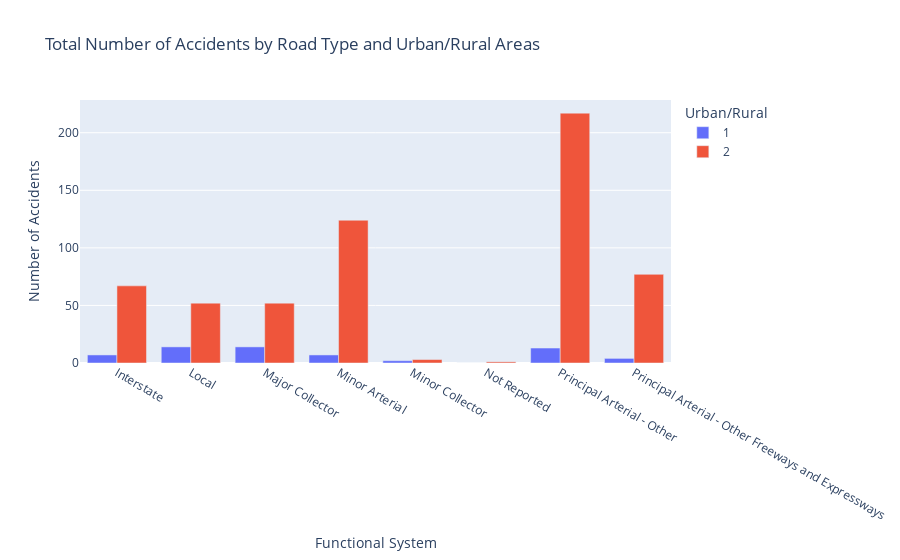

The notebook cell this image was saved under:
### Code cell
# Make this horizontal bar
# Group the data by urban/rural and road type and compute the total accidents for each group
func_ru_grouped = filtered_data.groupby(['FUNC_SYSNAME', 'RUR_URB']).size().unstack(fill_value=0)

# Reset index
func_ru_grouped = func_ru_grouped.reset_index()

# Melt the dataframe
melted_data = func_ru_grouped.melt(id_vars='FUNC_SYSNAME', var_name='Urban/Rural', value_name='Number of Accidents')

# Create an interactive grouped bar plot using plotly express
fig = px.bar(melted_data, x='FUNC_SYSNAME', y='Number of Accidents', color='Urban/Rural',
             title='Total Number of Accidents by Road Type and Urban/Rural Areas',
             labels={'FUNC_SYSNAME': 'Functional System', 'Number of Accidents': 'Number of Accidents'},
             barmode='group')  # Display bars for urban and rural areas side by side

# Show plot
fig.show()

### Figure 1 — Plotly figure (JSON) as saved in the notebook; plotly's stock layout.template omitted (floating-point values rounded to 4 significant figures)
{"data": [{"alignmentgroup": "True", "hovertemplate": "Urban/Rural=1<br>Functional System=%{x}<br>Number of Accidents=%{y}<extra></extra>", "legendgroup": "1", "marker": {"color": "#636efa", "pattern": {"shape": ""}}, "name": "1", "offsetgroup": "1", "orientation": "v", "showlegend": true, "textposition": "auto", "type": "bar", "x": ["Interstate", "Local", "Major Collector", "Minor Arterial", "Minor Collector", "Not Reported", "Principal Arterial - Other", "Principal Arterial - Other Freeways and Expressways"], "xaxis": "x", "y": [7, 14, 14, 7, 2, 0, 13, 4], "yaxis": "y"}, {"alignmentgroup": "True", "hovertemplate": "Urban/Rural=2<br>Functional System=%{x}<br>Number of Accidents=%{y}<extra></extra>", "legendgroup": "2", "marker": {"color": "#EF553B", "pattern": {"shape": ""}}, "name": "2", "offsetgroup": "2", "orientation": "v", "showlegend": true, "textposition": "auto", "type": "bar", "x": ["Interstate", "Local", "Major Collector", "Minor Arterial", "Minor Collector", "Not Reported", "Principal Arterial - Other", "Principal Arterial - Other Freeways and Expressways"], "xaxis": "x", "y": [67, 52, 52, 124, 3, 1, 217, 77], "yaxis": "y"}], "layout": {"barmode": "group", "legend": {"title": {"text": "Urban/Rural"}, "tracegroupgap": 0}, "title": {"text": "Total Number of Accidents by Road Type and Urban/Rural Areas"}, "xaxis": {"anchor": "y", "domain": [0, 1], "title": {"text": "Functional System"}}, "yaxis": {"anchor": "x", "domain": [0, 1], "title": {"text": "Number of Accidents"}}}}
